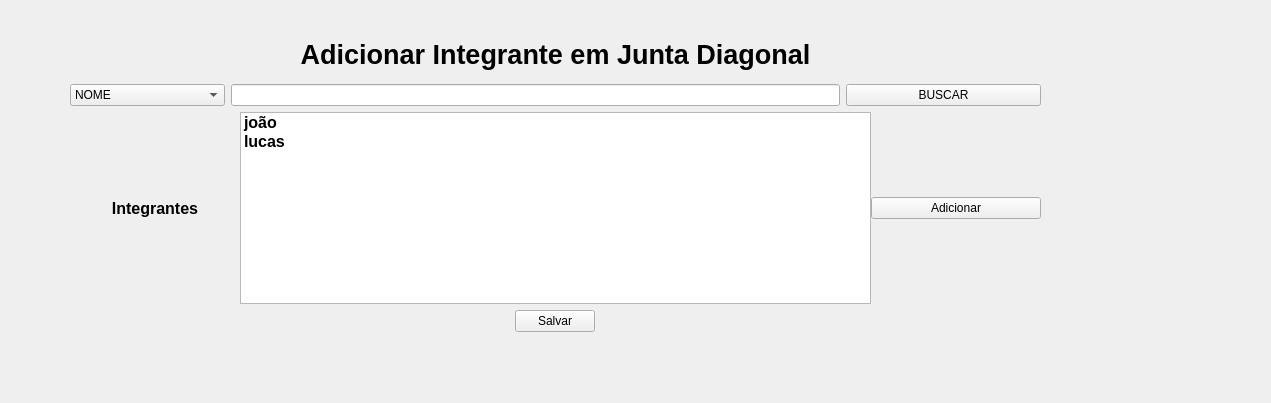
<?xml version="1.0" encoding="UTF-8"?>
<ui version="4.0">
 <class>Widget</class>
 <widget class="QWidget" name="Widget">
  <property name="geometry">
   <rect>
    <x>0</x>
    <y>0</y>
    <width>1271</width>
    <height>403</height>
   </rect>
  </property>
  <property name="sizePolicy">
   <sizepolicy hsizetype="Minimum" vsizetype="Minimum">
    <horstretch>0</horstretch>
    <verstretch>0</verstretch>
   </sizepolicy>
  </property>
  <property name="windowTitle">
   <string>Widget</string>
  </property>
  <widget class="QWidget" name="">
   <property name="geometry">
    <rect>
     <x>70</x>
     <y>30</y>
     <width>971</width>
     <height>302</height>
    </rect>
   </property>
   <layout class="QVBoxLayout" name="Layout_principal">
    <item>
     <widget class="QLabel" name="label">
      <property name="font">
       <font>
        <pointsize>20</pointsize>
        <bold>true</bold>
       </font>
      </property>
      <property name="text">
       <string>Adicionar Integrante em Junta Diagonal</string>
      </property>
      <property name="alignment">
       <set>Qt::AlignmentFlag::AlignCenter</set>
      </property>
     </widget>
    </item>
    <item>
     <layout class="QHBoxLayout" name="Layout_pesquisar">
      <item>
       <widget class="QComboBox" name="comboBox">
        <property name="sizePolicy">
         <sizepolicy hsizetype="Minimum" vsizetype="Minimum">
          <horstretch>0</horstretch>
          <verstretch>0</verstretch>
         </sizepolicy>
        </property>
        <property name="maximumSize">
         <size>
          <width>155</width>
          <height>16777215</height>
         </size>
        </property>
        <item>
         <property name="text">
          <string>NOME</string>
         </property>
        </item>
        <item>
         <property name="text">
          <string>CPF</string>
         </property>
        </item>
        <item>
         <property name="text">
          <string>IDENTIDADE</string>
         </property>
        </item>
       </widget>
      </item>
      <item>
       <spacer name="horizontalSpacer">
        <property name="orientation">
         <enum>Qt::Orientation::Horizontal</enum>
        </property>
        <property name="sizeType">
         <enum>QSizePolicy::Policy::Maximum</enum>
        </property>
        <property name="sizeHint" stdset="0">
         <size>
          <width>0</width>
          <height>20</height>
         </size>
        </property>
       </spacer>
      </item>
      <item>
       <widget class="QLineEdit" name="lineEdit">
        <property name="sizePolicy">
         <sizepolicy hsizetype="Minimum" vsizetype="Minimum">
          <horstretch>1</horstretch>
          <verstretch>0</verstretch>
         </sizepolicy>
        </property>
        <property name="maximumSize">
         <size>
          <width>609</width>
          <height>16777215</height>
         </size>
        </property>
       </widget>
      </item>
      <item>
       <widget class="QPushButton" name="pushButton">
        <property name="maximumSize">
         <size>
          <width>609</width>
          <height>16777215</height>
         </size>
        </property>
        <property name="text">
         <string>BUSCAR</string>
        </property>
       </widget>
      </item>
     </layout>
    </item>
    <item>
     <layout class="QHBoxLayout" name="layout_list_adicionar">
      <property name="spacing">
       <number>0</number>
      </property>
      <item>
       <layout class="QVBoxLayout" name="layout_texto_integrantes">
        <item>
         <widget class="QLabel" name="label_2">
          <property name="sizePolicy">
           <sizepolicy hsizetype="Minimum" vsizetype="Minimum">
            <horstretch>0</horstretch>
            <verstretch>0</verstretch>
           </sizepolicy>
          </property>
          <property name="maximumSize">
           <size>
            <width>577</width>
            <height>16777215</height>
           </size>
          </property>
          <property name="font">
           <font>
            <pointsize>12</pointsize>
            <bold>true</bold>
           </font>
          </property>
          <property name="text">
           <string>Integrantes</string>
          </property>
          <property name="alignment">
           <set>Qt::AlignmentFlag::AlignCenter</set>
          </property>
         </widget>
        </item>
       </layout>
      </item>
      <item>
       <widget class="QListWidget" name="listWidget">
        <property name="sizePolicy">
         <sizepolicy hsizetype="Minimum" vsizetype="Minimum">
          <horstretch>1</horstretch>
          <verstretch>0</verstretch>
         </sizepolicy>
        </property>
        <property name="maximumSize">
         <size>
          <width>631</width>
          <height>16777215</height>
         </size>
        </property>
        <item>
         <property name="text">
          <string>joão</string>
         </property>
         <property name="font">
          <font>
           <pointsize>12</pointsize>
           <bold>true</bold>
          </font>
         </property>
        </item>
        <item>
         <property name="text">
          <string>lucas</string>
         </property>
         <property name="font">
          <font>
           <pointsize>12</pointsize>
           <bold>true</bold>
          </font>
         </property>
        </item>
       </widget>
      </item>
      <item>
       <widget class="QPushButton" name="pushButton_2">
        <property name="sizePolicy">
         <sizepolicy hsizetype="Minimum" vsizetype="Fixed">
          <horstretch>0</horstretch>
          <verstretch>0</verstretch>
         </sizepolicy>
        </property>
        <property name="maximumSize">
         <size>
          <width>609</width>
          <height>16777215</height>
         </size>
        </property>
        <property name="text">
         <string>Adicionar</string>
        </property>
       </widget>
      </item>
     </layout>
    </item>
    <item>
     <layout class="QHBoxLayout" name="Layou_botao_salvar">
      <item>
       <widget class="QPushButton" name="pushButton_3">
        <property name="sizePolicy">
         <sizepolicy hsizetype="Maximum" vsizetype="Maximum">
          <horstretch>0</horstretch>
          <verstretch>0</verstretch>
         </sizepolicy>
        </property>
        <property name="text">
         <string>Salvar</string>
        </property>
       </widget>
      </item>
     </layout>
    </item>
   </layout>
  </widget>
 </widget>
 <resources/>
 <connections/>
</ui>
